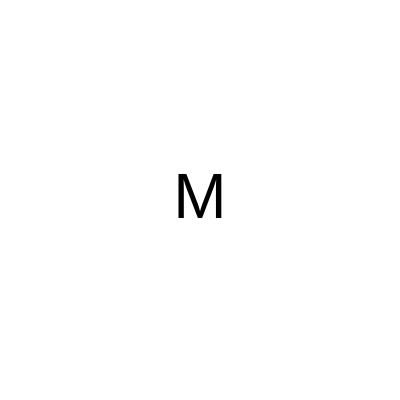
Frame 1 (no input)
Frame 60 (no input): identical to frame 1, image omitted
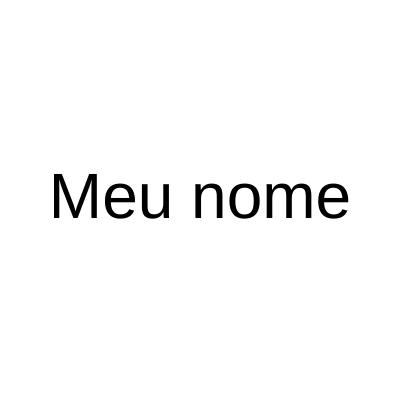
Frame 120 (the mouse pressed at the canvas centre since frame 60)

The p5.js sketch that drew these frames (run headless with seeded random() and noise() and a simulated clock; from frame 60 on, the mouse is pressed at the canvas centre):

// p5.js sketch
// ── sketch.js
let palavra;

function setup() {
  createCanvas(400, 400);

  palavra = palavraAleatoria();
  
}

function palavraAleatoria() {
  
  let palavras = ["Meu nome é Andre"];
  
  return random(palavras);
}

function inicializaCores() {
  background("white");
  fill("black");
  textSize(64);
  textAlign(CENTER, CENTER);
}

function palavraParcial(minimo, maximo) {
  let quantidade = map(mouseX, minimo, maximo, 1, palavra.length);
  let parcial = palavra.substring(0, quantidade);
  return parcial;
}

function draw() {
  
  inicializaCores();

  let texto = palavraParcial(0, width);
    
  text(texto, 200, 200);
  
}

function modoNoturno(horario) {
  if (horario > 18) {
    console.log("Você precisa ligar o modo escuro!");
  } else {
    console.log("Modo noturno não é necessário neste momento.");
  }
}

modoNoturno(15);
modoNoturno(20);
